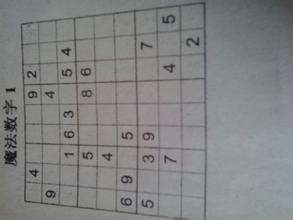
#> input picture cv6/aa.jpg, 293 x 220 px
$ python cv_1.py
#> lines starting #> are read from the running program, lines starting #| are printed output that depends on the picture
import cv2 as cv
import numpy as np
from matplotlib import pyplot as plt
'''
图像梯度
梯度即求导
Sobel
Scharr
lplacian
'''

img=cv.imread('aa.jpg',0)
#> img: shape (220, 293); min 0, max 169, mean 130.8

#cv.CV_64F 输出图像的深度（数据类型），可以使用-1, 与原图像保持一致np.uint8
laplacian=cv.Laplacian(img,cv.CV_64F)
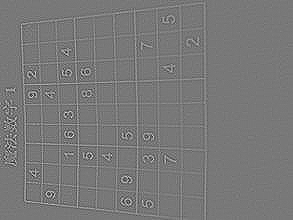
#> laplacian: shape (220, 293) float64; min -215, max 239, mean 0; drawn with min black and max white
# 参数1,0 为只在x 方向求一阶导数，最大可以求2 阶导数。
sobelx=cv.Sobel(img,cv.CV_64F,1,0,ksize=5)
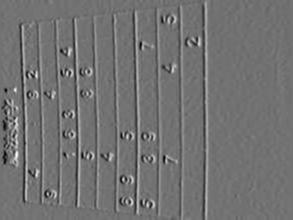
#> sobelx: shape (220, 293) float64; min -3923, max 4809, mean 3; drawn with min black and max white
# 参数0,1 为只在y 方向求一阶导数，最大可以求2 阶导数。
sobely=cv.Sobel(img,cv.CV_64F,0,1,ksize=5)
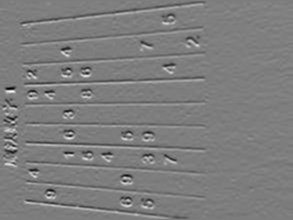
#> sobely: shape (220, 293) float64; min -5109, max 5258, mean 12.8; drawn with min black and max white

plt.subplot(2,2,1),plt.imshow(img,cmap = 'gray')
plt.title('Original'), plt.xticks([]), plt.yticks([])
plt.subplot(2,2,2),plt.imshow(laplacian,cmap = 'gray')
plt.title('Laplacian'), plt.xticks([]), plt.yticks([])
plt.subplot(2,2,3),plt.imshow(sobelx,cmap = 'gray')
plt.title('Sobel X'), plt.xticks([]), plt.yticks([])
plt.subplot(2,2,4),plt.imshow(sobely,cmap = 'gray')
plt.title('Sobel Y'), plt.xticks([]), plt.yticks([])

plt.show()
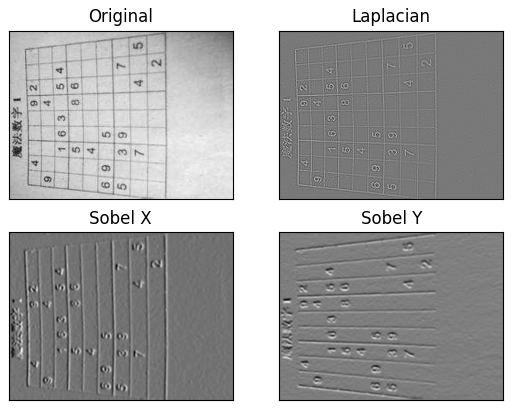
#> figure drawn by matplotlib, 4 panels
